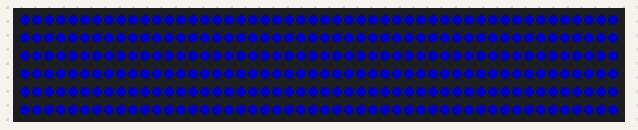
Simulated run of this sketch. Board: Arduino Uno, built with avr-gcc and run on an emulated ATmega328P. Shown: 300 RGB LEDs in strip order, left to right, continuing on the next row. Dim RGB values are drawn brighter than linear; what the sketch prints to the serial monitor is not drawn.

Above: at 0.1 s.
At 2.1 s:
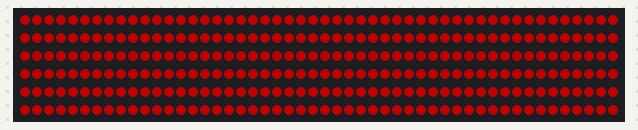
At 4.1 s:
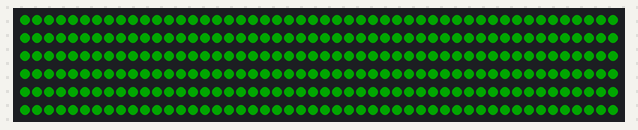

Measured:
- by itself, everything shown: repeats every 6.0 s, in 3 steps
- what the display in image 1 shows lasts 2.1 s, from 2.0 s to 4.1 s

The sketch:

Lilbud_LED_setup.ino
```cpp
#include <FastLED.h>

//LED STRIP CONFIGURATION
//sends data to LED
#define DATA_PIN 6 //NOT OFFICIAL PIN NUM JUST THREW A NUMBER IN FOR NOW
//how many leds are on the strip
#define NUM_LEDS 300 //NOT OFFICIAL LED NUM JUST THREW A NUMBER IN FOR NOW
//tells FastLED what protocol the leds use
#define LED_TYPE WS2811
#define COLOR_ORDER GRB //Can change this if the order ends up being a little different
#define BRIGHTNESS 80       //0-255

//LED array
CRGB leds[NUM_LEDS];

void setup() {
  //starts serial comms for debugging
  Serial.begin(115200);
  Serial.println("Starting LED test");

  //tells FastLED all the info
  FastLED.addLeds<LED_TYPE, DATA_PIN, COLOR_ORDER>(leds, NUM_LEDS);
  FastLED.setBrightness(BRIGHTNESS);

  //sets all leds to turn off
  FastLED.clear();
  //sends data from pico to strip
  FastLED.show();
}

//this test will hold each color for two seconds and repeat
void loop() {
  //BLUE
  fill_solid(leds, NUM_LEDS, CRGB::Blue);
  FastLED.show();
  delay(2000);

  //RED
  fill_solid(leds, NUM_LEDS, CRGB::Red);
  FastLED.show();
  delay(2000);

  //GREEN
  fill_solid(leds, NUM_LEDS, CRGB::Green);
  FastLED.show();
  delay(2000);

}
```
